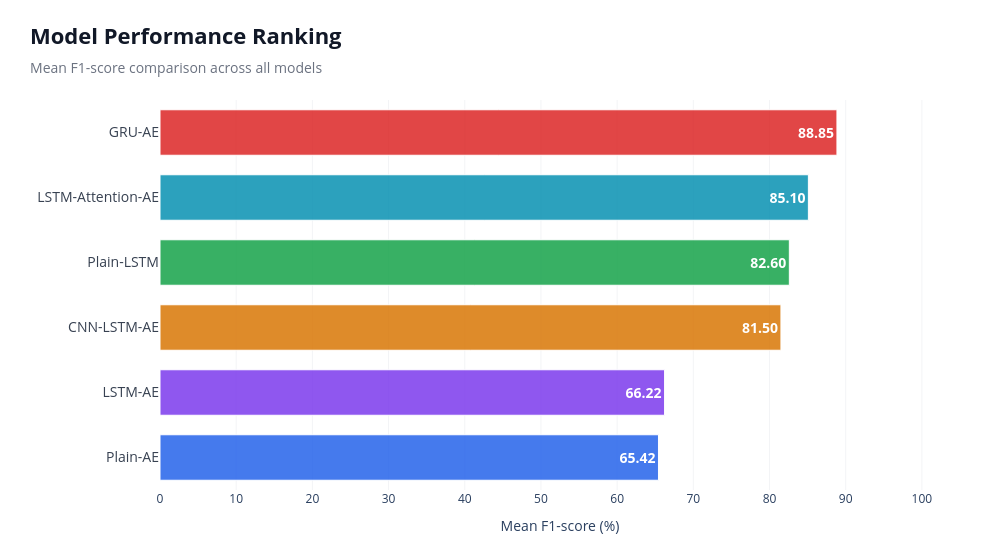

Notebook code for this chart:
### Code cell
ranking_df = df.groupby('Model')['F1'].mean().reset_index()
ranking_df = ranking_df.sort_values(by='F1', ascending=False).reset_index(drop=True)

# 3. กำหนดชุดสีตามที่คุณระบุ (เรียงตามอันดับโมเดล)
_MODEL_COLORS = ["#dc2626", "#0891b2", "#16a34a", "#d97706", "#7c3aed", "#2563eb", "#db2777", "#65a30d"]


# แมตช์สีกับโมเดล (ใช้แค่เท่าที่มีจำนวนโมเดล)
model_colors = _MODEL_COLORS[:len(ranking_df)]

# พลิกข้อมูลเพื่อพล็อต (Plotly จะวาดจากล่างขึ้นบนในแนวนอน)
df_plot = ranking_df.iloc[::-1].reset_index(drop=True)
plot_colors = model_colors[::-1]

# 4. สร้างกราฟ
fig = go.Figure(go.Bar(
    x=df_plot['F1'],
    y=df_plot['Model'],
    orientation='h',
    marker=dict(
        color=plot_colors,
        opacity=0.85, # ปรับความอ่อนเพื่อให้ดูนุ่มนวลขึ้น
        line=dict(color='white', width=1)
    ),
    text=df_plot['F1'].apply(lambda x: f'<b>{x:.2f}</b>'),
    textposition='inside',
    insidetextanchor='end',
    textfont=dict(size=14, color='white'),
    width=0.7 # ความหนาของแท่ง
))

# 5. ปรับแต่ง Layout ให้คล้ายธีมในรูปภาพ
fig.update_layout(
    title=dict(
        text="<b>Model Performance Ranking</b><br><span style='font-size:14px; color:#6b7280;'>Mean F1-score comparison across all models</span>",
        font=dict(size=22, color='#111827'),
        x=0.03,
        y=0.92
    ),
    xaxis=dict(
        title="Mean F1-score (%)",
        showgrid=True,
        gridcolor='#f3f4f6', # เส้น Grid จางๆ
        range=[0, 105],
        dtick=10,
        zeroline=False
    ),
    yaxis=dict(
        title="",
        showgrid=False,
        tickfont=dict(size=14, color='#374151')
    ),
    template="plotly_white",
    margin=dict(l=160, r=40, t=100, b=60),
    height=550,
    width=1000,
    plot_bgcolor='white',
    paper_bgcolor='white',
    bargap=0.2
)

# แสดงผล
fig.show()

### Figure 1 — Plotly figure (JSON) as saved in the notebook; plotly's stock layout.template omitted (floating-point values rounded to 4 significant figures)
{"data": [{"insidetextanchor": "end", "marker": {"color": ["#2563eb", "#7c3aed", "#d97706", "#16a34a", "#0891b2", "#dc2626"], "line": {"color": "white", "width": 1}, "opacity": 0.85}, "orientation": "h", "text": ["<b>65.42</b>", "<b>66.22</b>", "<b>81.50</b>", "<b>82.60</b>", "<b>85.10</b>", "<b>88.85</b>"], "textfont": {"color": "white", "size": 14}, "textposition": "inside", "type": "bar", "width": 0.7, "x": [65.42, 66.22, 81.5, 82.6, 85.1, 88.85], "y": ["Plain-AE", "LSTM-AE", "CNN-LSTM-AE", "Plain-LSTM", "LSTM-Attention-AE", "GRU-AE"]}], "layout": {"bargap": 0.2, "height": 550, "margin": {"b": 60, "l": 160, "r": 40, "t": 100}, "paper_bgcolor": "white", "plot_bgcolor": "white", "title": {"font": {"color": "#111827", "size": 22}, "text": "<b>Model Performance Ranking</b><br><span style='font-size:14px; color:#6b7280;'>Mean F1-score comparison across all models</span>", "x": 0.03, "y": 0.92}, "width": 1000, "xaxis": {"dtick": 10, "gridcolor": "#f3f4f6", "range": [0, 105], "showgrid": true, "title": {"text": "Mean F1-score (%)"}, "zeroline": false}, "yaxis": {"showgrid": false, "tickfont": {"color": "#374151", "size": 14}, "title": {"text": ""}}}}
